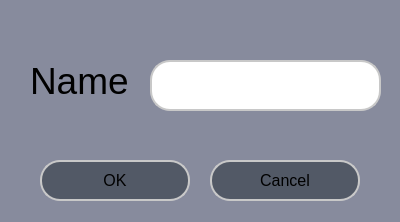
<?xml version="1.0" encoding="UTF-8"?>
<ui version="4.0">
 <class>Dialog</class>
 <widget class="QDialog" name="Dialog">
  <property name="geometry">
   <rect>
    <x>0</x>
    <y>0</y>
    <width>400</width>
    <height>222</height>
   </rect>
  </property>
  <property name="windowTitle">
   <string>Dialog</string>
  </property>
  <property name="styleSheet">
   <string notr="true">background-color: rgb(135,139,157)</string>
  </property>
  <widget class="QLabel" name="name">
   <property name="geometry">
    <rect>
     <x>30</x>
     <y>40</y>
     <width>101</width>
     <height>81</height>
    </rect>
   </property>
   <property name="font">
    <font>
     <pointsize>28</pointsize>
    </font>
   </property>
   <property name="text">
    <string>Name</string>
   </property>
  </widget>
  <widget class="QLineEdit" name="register_code_edit">
   <property name="geometry">
    <rect>
     <x>150</x>
     <y>60</y>
     <width>231</width>
     <height>51</height>
    </rect>
   </property>
   <property name="styleSheet">
    <string notr="true">background-color: rgb(255, 255, 255);
border: 2px solid rgb(200, 200, 200);
border-radius: 20px;	</string>
   </property>
  </widget>
  <widget class="QPushButton" name="ok_btn">
   <property name="geometry">
    <rect>
     <x>40</x>
     <y>160</y>
     <width>150</width>
     <height>41</height>
    </rect>
   </property>
   <property name="minimumSize">
    <size>
     <width>150</width>
     <height>30</height>
    </size>
   </property>
   <property name="font">
    <font>
     <family>Segoe UI</family>
     <pointsize>12</pointsize>
    </font>
   </property>
   <property name="styleSheet">
    <string notr="true">QPushButton {
	border: 2px solid rgb(200, 200, 200);
	border-radius: 20px;	
	background-color: rgb(82, 89, 102);
}
QPushButton:hover {
	background-color: rgb(77, 85, 90);
	border: 2px solid rgb(61, 70, 86);
}
QPushButton:pressed {	
	background-color: rgb(35, 40, 49);
	border: 2px solid rgb(43, 50, 61);
}</string>
   </property>
   <property name="text">
    <string>OK</string>
   </property>
   <property name="icon">
    <iconset>
     <normaloff>../../thesis-device-app/device_app/guiModules/icons/20x20/cil-check.png</normaloff>../../thesis-device-app/device_app/guiModules/icons/20x20/cil-check.png</iconset>
   </property>
  </widget>
  <widget class="QPushButton" name="cancel_btn">
   <property name="geometry">
    <rect>
     <x>210</x>
     <y>160</y>
     <width>150</width>
     <height>41</height>
    </rect>
   </property>
   <property name="minimumSize">
    <size>
     <width>150</width>
     <height>30</height>
    </size>
   </property>
   <property name="font">
    <font>
     <family>Segoe UI</family>
     <pointsize>12</pointsize>
    </font>
   </property>
   <property name="styleSheet">
    <string notr="true">QPushButton {
	border: 2px solid rgb(200, 200, 200);
	border-radius: 20px;	
	background-color: rgb(82, 89, 102);
}
QPushButton:hover {
	background-color: rgb(77, 85, 90);
	border: 2px solid rgb(61, 70, 86);
}
QPushButton:pressed {	
	background-color: rgb(35, 40, 49);
	border: 2px solid rgb(43, 50, 61);
}</string>
   </property>
   <property name="text">
    <string>Cancel</string>
   </property>
   <property name="icon">
    <iconset>
     <normaloff>../../thesis-device-app/device_app/guiModules/icons/20x20/cil-x-circle.png</normaloff>../../thesis-device-app/device_app/guiModules/icons/20x20/cil-x-circle.png</iconset>
   </property>
  </widget>
 </widget>
 <resources/>
 <connections>
  <connection>
   <sender>ok_btn</sender>
   <signal>clicked()</signal>
   <receiver>Dialog</receiver>
   <slot>accept()</slot>
   <hints>
    <hint type="sourcelabel">
     <x>114</x>
     <y>180</y>
    </hint>
    <hint type="destinationlabel">
     <x>199</x>
     <y>110</y>
    </hint>
   </hints>
  </connection>
  <connection>
   <sender>cancel_btn</sender>
   <signal>clicked()</signal>
   <receiver>Dialog</receiver>
   <slot>reject()</slot>
   <hints>
    <hint type="sourcelabel">
     <x>284</x>
     <y>180</y>
    </hint>
    <hint type="destinationlabel">
     <x>199</x>
     <y>110</y>
    </hint>
   </hints>
  </connection>
 </connections>
</ui>
